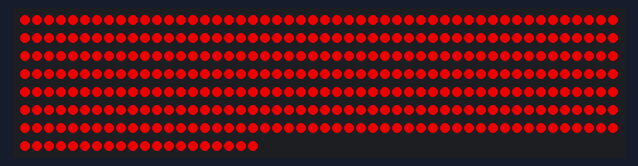
Recording of a sketch running on a simulated Arduino Uno, built with avr-gcc and run on an emulated ATmega328P. Parts: 370 RGB LEDs in strip order, left to right, continuing on the next row. Dim RGB values are drawn brighter than linear.

Above: at 0.1 s.
At 2.7 s:
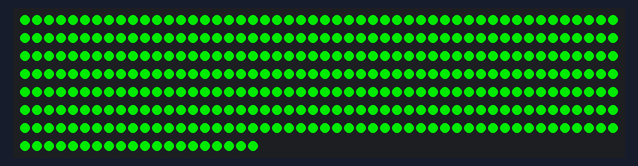
At 7.4 s:
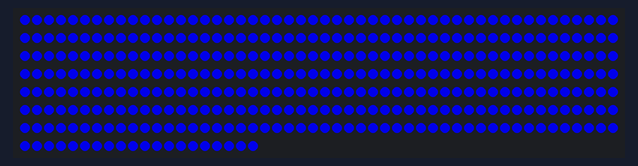
At 16.3 s:
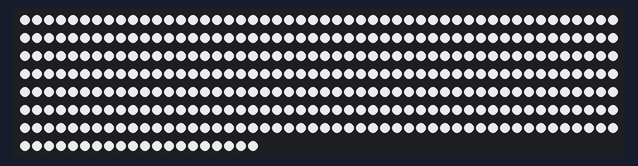
At 17.42 s:
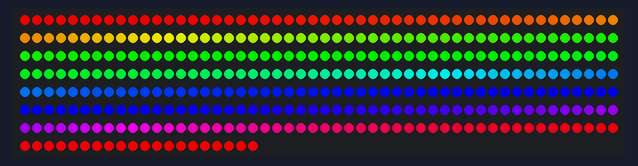
At 39.67 s:
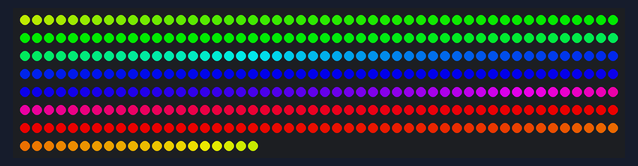

Measured:
- what the display in image 1 shows lasts 0.6 s, from 2.6 s to 3.2 s
- what the display in image 3 shows lasts 1.0 s, from 16.2 s to 17.2 s

The sketch:

strandtest-rings.ino
```cpp
#include <Adafruit_NeoPixel.h>

#define LED_COUNT 370
#define LIT_COUNT 370
#define BRIGHTNESS 192
#define LOOP_COUNT 8
#define LOOP_WAIT 500
#define DEBUG false

Adafruit_NeoPixel strips[] = {
  Adafruit_NeoPixel(LED_COUNT, 6, NEO_GRB + NEO_KHZ800),
  //Adafruit_NeoPixel(LED_COUNT, 7, NEO_GRB + NEO_KHZ800),
  //Adafruit_NeoPixel(LED_COUNT, 8, NEO_GRB + NEO_KHZ800),
  //Adafruit_NeoPixel(LED_COUNT, 9, NEO_GRB + NEO_KHZ800),
};

#define NUMSTRIPS (sizeof(strips)/sizeof(strips[0]))

void setup() {
  if (DEBUG) Serial.begin(9600);
  for (int i = 0; i < NUMSTRIPS; i++) {
    strips[i].begin();
    strips[i].clear();
    strips[i].show();
    strips[i].setBrightness(BRIGHTNESS);
  }
  for (int i = 0; i < LOOP_COUNT; i++){
    setStripColor(255,0,0);
    delay(LOOP_WAIT);
    setStripColor(0,255,0);
    delay(LOOP_WAIT);
    setStripColor(0,0,255);
    delay(LOOP_WAIT);
    setStripColor(255,255,255);
    delay(LOOP_WAIT);
  }
}

void loop() {
  rainbow(10);
}

void setStripColor(int r, int g, int b) {
  for (int i = 0; i < NUMSTRIPS; i++) {
    //Adafruit_NeoPixel strip = strips[i];
    for (int j = 0; j < LIT_COUNT; j++) {
      strips[i].setPixelColor(j, strips[i].Color(r, g, b));
    }
    strips[i].show();
  }
}

void rainbow(int wait) {
  for (int i = 0; i < NUMSTRIPS; i++) {
    //Adafruit_NeoPixel strip = strips[i];
    for (long firstPixelHue = 0; firstPixelHue < 5 * 65536; firstPixelHue += 256) {
      for (int j = 0; j < strips[i].numPixels(); j++) {
        int pixelHue = firstPixelHue + (j * 65536L / strips[i].numPixels());
        strips[i].setPixelColor(j, strips[i].gamma32(strips[i].ColorHSV(pixelHue)));
      }
      strips[i].show();
      delay(wait);
    }
  }
}
```
